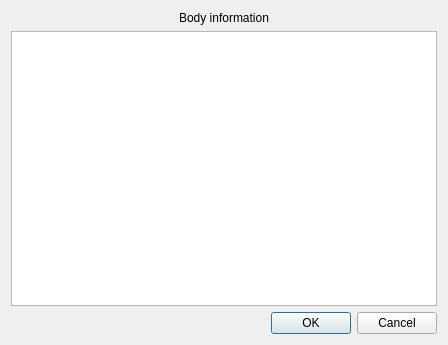
<?xml version="1.0" encoding="UTF-8"?>
<ui version="4.0">
 <class>FlyEmBodyInfoDialog</class>
 <widget class="QDialog" name="FlyEmBodyInfoDialog">
  <property name="geometry">
   <rect>
    <x>0</x>
    <y>0</y>
    <width>448</width>
    <height>345</height>
   </rect>
  </property>
  <property name="windowTitle">
   <string>Dialog</string>
  </property>
  <layout class="QVBoxLayout" name="verticalLayout">
   <item>
    <widget class="QLabel" name="label">
     <property name="text">
      <string>Body information</string>
     </property>
     <property name="alignment">
      <set>Qt::AlignCenter</set>
     </property>
    </widget>
   </item>
   <item>
    <widget class="QTableView" name="tableView">
     <property name="sortingEnabled">
      <bool>true</bool>
     </property>
     <attribute name="horizontalHeaderStretchLastSection">
      <bool>true</bool>
     </attribute>
    </widget>
   </item>
   <item>
    <widget class="QDialogButtonBox" name="buttonBox">
     <property name="orientation">
      <enum>Qt::Horizontal</enum>
     </property>
     <property name="standardButtons">
      <set>QDialogButtonBox::Cancel|QDialogButtonBox::Ok</set>
     </property>
    </widget>
   </item>
  </layout>
 </widget>
 <resources/>
 <connections>
  <connection>
   <sender>buttonBox</sender>
   <signal>accepted()</signal>
   <receiver>FlyEmBodyInfoDialog</receiver>
   <slot>accept()</slot>
   <hints>
    <hint type="sourcelabel">
     <x>248</x>
     <y>254</y>
    </hint>
    <hint type="destinationlabel">
     <x>157</x>
     <y>274</y>
    </hint>
   </hints>
  </connection>
  <connection>
   <sender>buttonBox</sender>
   <signal>rejected()</signal>
   <receiver>FlyEmBodyInfoDialog</receiver>
   <slot>reject()</slot>
   <hints>
    <hint type="sourcelabel">
     <x>316</x>
     <y>260</y>
    </hint>
    <hint type="destinationlabel">
     <x>286</x>
     <y>274</y>
    </hint>
   </hints>
  </connection>
 </connections>
</ui>
